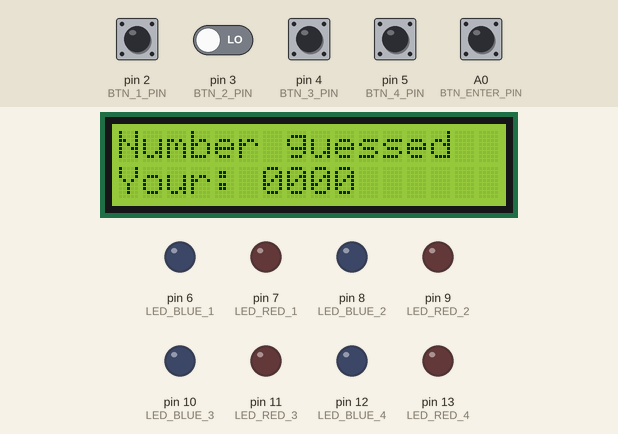
Simulated run of this sketch. Board: Arduino Uno, built with avr-gcc and run on an emulated ATmega328P. On the bench: 16×2 character LCD, output pins drawn as LEDs (lit = HIGH). The inputs (shaded band) are chosen by the test bench; at power-on: A0 (BTN_ENTER_PIN), pin 2 (BTN_1_PIN), pin 3 (BTN_2_PIN), pin 4 (BTN_3_PIN), pin 5 (BTN_4_PIN) LOW. Random numbers use the default seed unless the sketch sets one; what the sketch prints to the serial monitor is not drawn.

Above: at 3.1 s.
3.2 s: A0 (BTN_ENTER_PIN) pulled HIGH for 1 s
At 5.3 s:
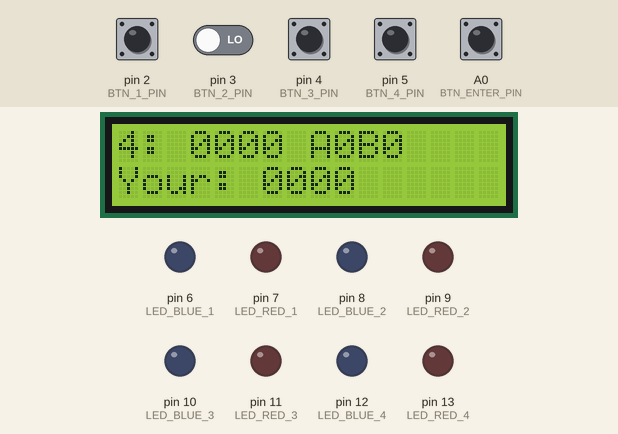
5.7 s: A0 (BTN_ENTER_PIN) pulled HIGH for 1 s
At 8.3 s:
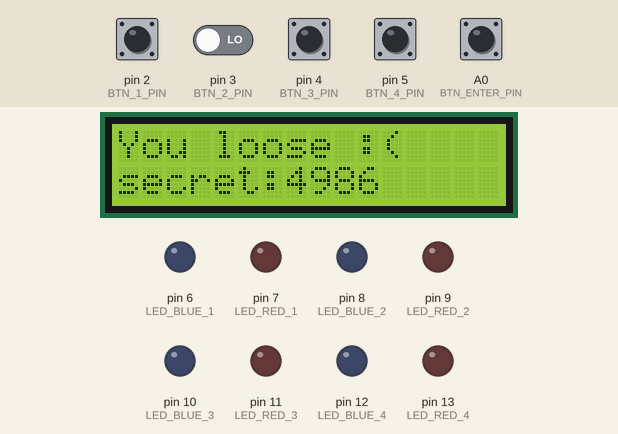
9.7 s: pin 3 (BTN_2_PIN) driven HIGH and A0 (BTN_ENTER_PIN) driven HIGH
At 11.68 s:
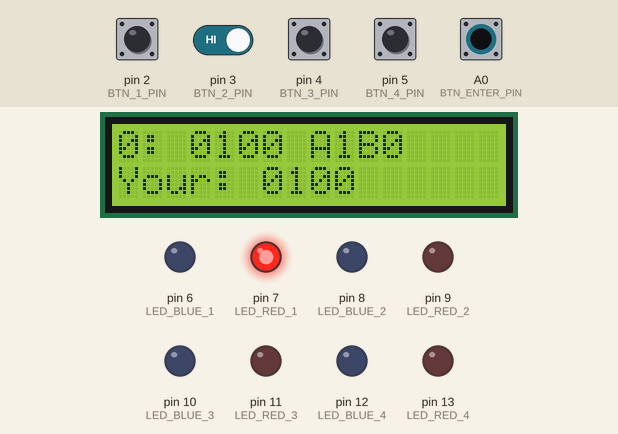
12.7 s: pin 2 (BTN_1_PIN) pulled HIGH for 0.15 s
At 14.7 s:
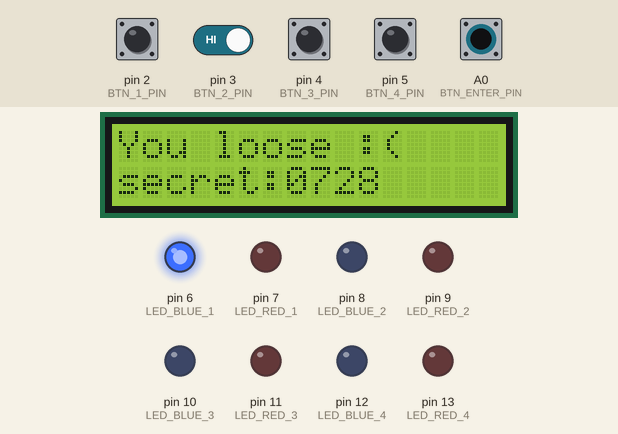
15.7 s: A0 (BTN_ENTER_PIN) driven LOW
18.7 s: pin 4 (BTN_3_PIN) pulled HIGH for 1 s
At 18.91 s:
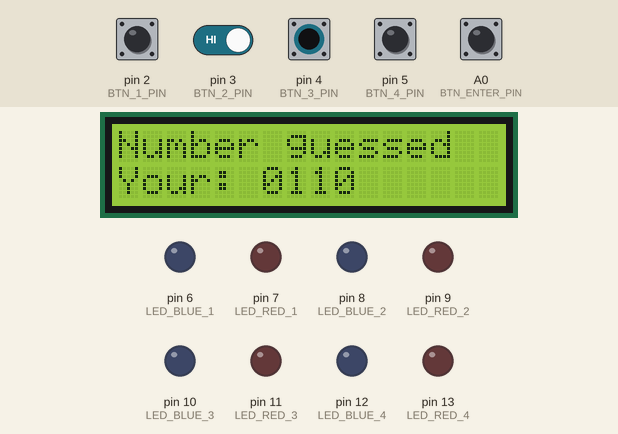
Timing chart, 0 to 21.7 s (numbered marks = the images above; inputs shaded):
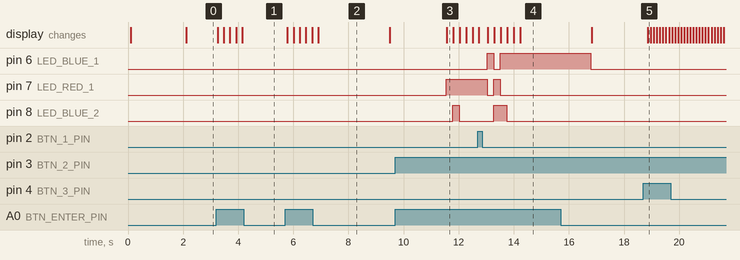

Measured:
- after the input at 3.2 s, the display: first changes after 0.05 s (image 1 shows a later state)
- after the input at 5.7 s, the display: first changes after 0.08 s (image 2 shows a later state)
- after the input at 9.7 s, pin 7 (LED_RED_1): LOW → HIGH after 1.8 s; pin 8 (LED_BLUE_2): LOW → HIGH after 2.1 s, → LOW 0.24 s later
- after the input at 12.7 s, pin 6 (LED_BLUE_1): LOW → HIGH after 0.33 s, → LOW 0.24 s later, → HIGH 0.24 s later; pin 7 (LED_RED_1): HIGH → LOW after 0.33 s, → HIGH 0.24 s later, → LOW 0.24 s later
- what the display in image 2 shows lasts 2.6 s, from 6.9 s to 9.5 s

The sketch:

ps6.ino
```cpp
//YWROBOT
//Compatible with the Arduino IDE 1.0
//Library version:1.1


#include "mastermind.h"

 // set the LCD address to 0x27 for a 16 chars and 2 line display

void setup()
{
                     // initialize the lcd
  Serial.begin(9600);
  // Print a message to the LCD.

  randomSeed(analogRead(1));
  pinMode(LED_BLUE_1, OUTPUT);
  pinMode(LED_BLUE_2, OUTPUT);
  pinMode(LED_BLUE_3, OUTPUT);
  pinMode(LED_BLUE_4, OUTPUT);
  pinMode(LED_RED_1, OUTPUT);
  pinMode(LED_RED_2, OUTPUT);
  pinMode(LED_RED_3, OUTPUT);
  pinMode(LED_RED_4, OUTPUT);

  pinMode(BTN_1_PIN, INPUT);
  pinMode(BTN_2_PIN, INPUT);
  pinMode(BTN_3_PIN, INPUT);
  pinMode(BTN_4_PIN, INPUT);
  pinMode(BTN_ENTER_PIN, INPUT);

}


void loop()
{

    char * str = generate_code(false, 4);

    play_game(str);
    Serial.println("out");

    free(str);
    delay(500);
}
```

mastermind.cpp
```cpp
#include <Arduino.h>
#include "mastermind.h"
#include <stdlib.h>
#include <stdio.h>
#include "lcd_wrapper.h"
#include <stdbool.h>

char *generate_code(bool repeat, int length)
{

    String str = String();
    String rnd = String(random(10));
    if (length < 1)
        return NULL;

    for (int i = 0; i < length; i++)
    {
        if (!repeat)
        {
            while (str.indexOf(rnd) != -1)
            {
                rnd = String(random(10));
            }
            str += rnd;
        }
        else
        {

            str += random(10);
        }
    }

    char *res = malloc(length + 1);
    memcpy(res, str.c_str(), length + 1);
    res[length] = '\0';

    return res;
}

void get_score(const char *secret, const char *guess, int *peg_a, int *peg_b)
{
    String scrt = String(secret);
    String gs = String(guess);

    for (int i = 0; i < gs.length(); i++)
    {
        int index = scrt.indexOf(gs[i]);
        if (index != -1 && index == i)
        {
            if (index == i)
            {
                *peg_a += 1;
            }
            scrt.replace(gs[i], '_');
        }
    }

    for (int i = 0; i < gs.length(); i++){
        int index = scrt.indexOf(gs[i]);
        if(index != -1){
            *peg_b +=1;
        }
        scrt.replace(gs[i], '_');
    }

    Serial.print("score:");
    Serial.print(*peg_a);
    Serial.print(" ");
    Serial.println(*peg_b);
}

void turn_off_leds()
{
    digitalWrite(LED_BLUE_1, LOW);
    digitalWrite(LED_BLUE_2, LOW);
    digitalWrite(LED_BLUE_3, LOW);
    digitalWrite(LED_BLUE_4, LOW);
    digitalWrite(LED_RED_1, LOW);
    digitalWrite(LED_RED_2, LOW);
    digitalWrite(LED_RED_3, LOW);
    digitalWrite(LED_RED_4, LOW);
}

void render_leds(const int peg_a, const int peg_b)
{

    int reds[4] = {LED_RED_1, LED_RED_2, LED_RED_3, LED_RED_4};
    int blues[4] = {LED_BLUE_1, LED_BLUE_2, LED_BLUE_3, LED_BLUE_4};

    if (peg_a + peg_b < 5)
    {
        int i;

        for (i = 0; i < peg_a; i++)
        {
            digitalWrite(reds[i], HIGH);
        }
        for (int k = i; k < (i + peg_b); k++)
        {

            digitalWrite(blues[k], HIGH);
        }
    }
}

void render_history(char *secret, char **history, const int entry_nr)
{
    int peg_a = 0;
    int peg_b = 0;

    get_score(secret, history[entry_nr], &peg_a, &peg_b);
    render_leds(peg_a, peg_b);
    String leds = String(" A"+String(peg_a) + "B" + String(peg_b));
    lcd_print_at(0, 0, String(String(entry_nr) + ": " + history[entry_nr]+ leds).c_str());
}

String update_guess(String guess, char * secret, char ** history, int atempts, int peg_a, int peg_b)
{

    bool triger = false;
    unsigned long time = 0;
    int cursor = atempts-1;

    while (digitalRead(BTN_1_PIN) == HIGH)
    {

        time +=1;
        if (digitalRead(BTN_2_PIN) == HIGH)
        {
            cursor--;
            if(cursor >= 0){

                turn_off_leds();
                render_history(secret, history, cursor);
            }else{
                cursor = 0;
            }
            delay(300);
        }

        if (digitalRead(BTN_3_PIN) == HIGH)
        {
            cursor++;
            if(cursor < atempts){
                turn_off_leds();
                render_history(secret, history, cursor);
            }else{
                cursor = atempts-1;
            }
            delay(300);
        }
    }

    if (time < 15000 && time > 0)
    {

        guess[0] = guess[0] + 1;
        if (guess[0] > '9') guess[0] = '0';
        triger = true;
    }

    if (digitalRead(BTN_2_PIN) == HIGH)
    {
        guess[1] = guess[1] + 1;
        if (guess[1] > '9') guess[1] = '0';
        triger = true;
    }

    if (digitalRead(BTN_3_PIN) == HIGH)
    {
        guess[2] = guess[2] + 1;
        if (guess[2] > '9') guess[2] = '0';
        triger = true;
    }

    if (digitalRead(BTN_4_PIN) == HIGH)
    {
        guess[3] = guess[3] + 1;
        if (guess[3] > '9') guess[3] = '0';
        triger = true;
    }
    if (triger)
    {

        lcd_print_at(0, 1, String("Your: " + guess).c_str());
    }
    return guess;
}

void play_game(char *secret)
{
    char **history = malloc(10 * sizeof(char *));
    for (int i = 0; i < 10; i++)
    {
        history[i] = malloc(5 * sizeof(char));
    }

    lcd_init();
    turn_off_leds();
    String scrt = String(secret);
    String guess = String("0000");
    int atempts = 0;

    bool won = false;
    Serial.println("new");
    Serial.println(secret);

    lcd_clear();
    lcd_print_at(0, 0, String("Mastermind").c_str());
    lcd_print_at(0, 1, String("guesss the secret").c_str());

    delay(2000);
    lcd_clear();
    lcd_print_at(0, 0, "Number guessed");
    lcd_print_at(0, 1, String("Your: 0000").c_str());

    int peg_a = 0;
    int peg_b = 0;
    while (atempts < 10 && !won)
    {

        guess = update_guess(guess, secret,  history, atempts, peg_a, peg_b);

        if (digitalRead(BTN_ENTER_PIN) == HIGH)
        {
            turn_off_leds();
            peg_a = 0;
            peg_b = 0;

            get_score(secret, guess.c_str(), &peg_a, &peg_b);
            render_leds(peg_a, peg_b);
            if(peg_a == 4){
                won = true;
            }
            lcd_clear();
            memcpy(history[atempts], guess.c_str(), 5*sizeof(char));
            String leds = String(" A"+String(peg_a) + "B" + String(peg_b));
            lcd_print_at(0, 0, String(String(atempts) + ": " + history[atempts]+ leds).c_str());
            //guess = "0000";
            lcd_print_at(0, 1, String("Your: " + guess).c_str());
            atempts += 1;


            delay(100);
        }
        delay(100);
    }
    lcd_clear();
    if(won){
        lcd_print_at(0, 0, "Damn boy you won");
    }else{
        lcd_print_at(0, 0, "You loose :(");
        lcd_print_at(0, 1, String("secret:"+ scrt).c_str());
    }

    delay(2000);
    for (int i = 0; i < 10; i++)
    {
        free(history[i]);
    }
    free(history);
}
```

mastermind.h
```cpp
#ifndef _MASTERMIND_H
#define _MASTERMIND_H

#define BTN_1_PIN       2
#define BTN_2_PIN       3
#define BTN_3_PIN       4
#define BTN_4_PIN       5
#define BTN_ENTER_PIN   A0

#define LED_BLUE_1      6
#define LED_RED_1       7
#define LED_BLUE_2      8
#define LED_RED_2       9
#define LED_BLUE_3      10
#define LED_RED_3       11
#define LED_BLUE_4      12
#define LED_RED_4       13


/**
 * Generate secret code
 *
 * Generates secret code, which consists from digits only as a string.
 * No two digits in the code combination can be same! Only if the repeat
 * parameter is set to true.
 * The length of generated code is set by the parameter length. If the given
 * parameter is less than 1, function will generate no code and returns NULL.
 * @param repeat if set to true, numbers in the generated code can repeat
 * @param length the length of the code
 * @return Pointer to the random generated code as string of given length. If length param is less than 1, return NULL.
 */
char* generate_code(bool repeat, int length);


/**
 * Game loop
 *
 * This is the main game loop. Function is called with the secret combination and
 * ends, when the combination is found or when the player runs out of the attempts.
 * @param secret reference to the secret combination
 */
void play_game(char* secret);


/**
 * Renders the RGB leds based on the guessed combination
 *
 * Lights up RGB leds with propper colors based on the current guessed combination.
 * Red color is for guessed number on correct position and blue number is for
 * guessed number on incorrect posititoin.
 * @param peg_a number of guessed digits on correct position
 * @param peg_b number of guessed digits on incorrect position
 */
void render_leds(const int peg_a, const int peg_b);


/**
 * Turns all RGB leds off
 */
void turn_off_leds();


/**
 * Renders history
 *
 * Renders line of a history defined by the parameter entry_nr on the display.
 * @param secret reference to the secret combination
 * @param history list (array) of history entries
 * @param entry_nr index of history entry to render
 */
void render_history(char* secret, char** history, const int entry_nr);


/**
 * Returns score for the given guess
 *
 * @param secret the pointer to the secret code
 * @param guess the pointer to the current guess
 * @param peg_a output parameter to get number of As for current guess
 * * @param peg_b output parameter to get number of Bs for current guess
 */
void get_score(const char* secret, const char* guess, int* peg_a, int* peg_b);
#endif
```

lcd_wrapper.cpp
```cpp
#include <Arduino.h>
#include <LiquidCrystal_I2C.h>
#include <Wire.h>
#include "lcd_wrapper.h"

LiquidCrystal_I2C lcd(0x27,16,2);

void lcd_init(){
    lcd.init();
    lcd.backlight();
}

void lcd_clear(){
    lcd.clear();
}


void lcd_set_cursor(int y, int x){
    lcd.setCursor(y, x);
}


void lcd_print(char* text){
    lcd.print(text);
}


void lcd_print_at(int y, int x, char* text){
    lcd_set_cursor(y, x);
    lcd_print(text);
}
```

lcd_wrapper.h
```cpp
#ifndef _LCD_H
#define _LCD_H

/**
 * Initialize LCD
 *
 * Everything you need to initialize your LCD display, place here.
 * This function should be called in function setup().
 */
void lcd_init();


/**
 * Clears the LCD display
 *
 * Clears content of the LCD display. After the call is display empty.
 */
void lcd_clear();


/**
 * Set cursor to given posititon
 *
 * Sets cursor to given position based on y and x coordinates.
 * @param y the row
 * @param x the column
 */
void lcd_set_cursor(int y, int x);


/**
 * Print text on LCD display
 *
 * Prints the givent text on the display on the current
 * cursor position.
 * @param text the text to print
 */
void lcd_print(char* text);


/**
 * Set cursor to given positition and print text
 *
 * Sets the cursor to given position based on y and x coorindates
 * and then prints the given text.
 * @param y the row
 * @param x the column
 * @param text the text to print
 */
void lcd_print_at(int y, int x, char* text);

#endif
```
